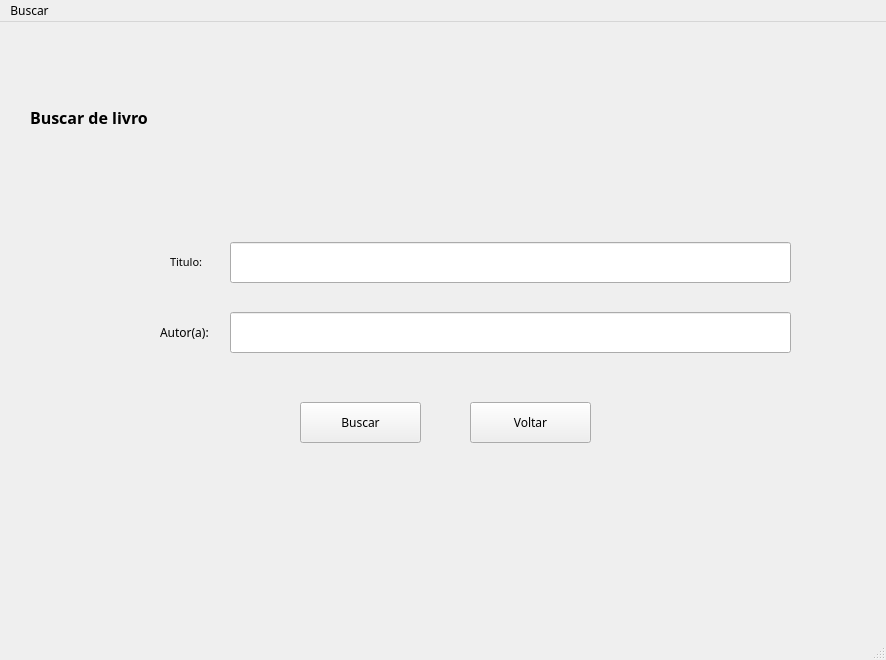
<?xml version="1.0" encoding="UTF-8"?>
<ui version="4.0">
 <class>MainWindow</class>
 <widget class="QMainWindow" name="MainWindow">
  <property name="geometry">
   <rect>
    <x>0</x>
    <y>0</y>
    <width>886</width>
    <height>660</height>
   </rect>
  </property>
  <property name="font">
   <font>
    <family>Miriam CLM</family>
   </font>
  </property>
  <property name="windowTitle">
   <string>MainWindow</string>
  </property>
  <widget class="QWidget" name="centralwidget">
   <widget class="QLabel" name="cadastro">
    <property name="geometry">
     <rect>
      <x>30</x>
      <y>80</y>
      <width>211</width>
      <height>31</height>
     </rect>
    </property>
    <property name="font">
     <font>
      <family>Miriam CLM</family>
      <pointsize>12</pointsize>
      <weight>75</weight>
      <bold>true</bold>
     </font>
    </property>
    <property name="text">
     <string>Buscar de livro</string>
    </property>
   </widget>
   <widget class="QLineEdit" name="Titulo">
    <property name="geometry">
     <rect>
      <x>230</x>
      <y>220</y>
      <width>561</width>
      <height>41</height>
     </rect>
    </property>
   </widget>
   <widget class="QLineEdit" name="Autor">
    <property name="geometry">
     <rect>
      <x>230</x>
      <y>290</y>
      <width>561</width>
      <height>41</height>
     </rect>
    </property>
   </widget>
   <widget class="QLabel" name="titulo">
    <property name="geometry">
     <rect>
      <x>170</x>
      <y>230</y>
      <width>51</width>
      <height>19</height>
     </rect>
    </property>
    <property name="font">
     <font>
      <family>Miriam CLM</family>
      <pointsize>8</pointsize>
     </font>
    </property>
    <property name="text">
     <string>Titulo:</string>
    </property>
   </widget>
   <widget class="QLabel" name="autor">
    <property name="geometry">
     <rect>
      <x>160</x>
      <y>300</y>
      <width>61</width>
      <height>20</height>
     </rect>
    </property>
    <property name="text">
     <string>Autor(a):</string>
    </property>
   </widget>
   <widget class="QPushButton" name="Buscar">
    <property name="geometry">
     <rect>
      <x>300</x>
      <y>380</y>
      <width>121</width>
      <height>41</height>
     </rect>
    </property>
    <property name="text">
     <string>Buscar</string>
    </property>
   </widget>
   <widget class="QPushButton" name="cancelar">
    <property name="geometry">
     <rect>
      <x>470</x>
      <y>380</y>
      <width>121</width>
      <height>41</height>
     </rect>
    </property>
    <property name="text">
     <string>Voltar</string>
    </property>
   </widget>
  </widget>
  <widget class="QMenuBar" name="menubar">
   <property name="geometry">
    <rect>
     <x>0</x>
     <y>0</y>
     <width>886</width>
     <height>31</height>
    </rect>
   </property>
   <widget class="QMenu" name="menuCadastro">
    <property name="title">
     <string>Buscar</string>
    </property>
   </widget>
   <addaction name="menuCadastro"/>
  </widget>
  <widget class="QStatusBar" name="statusbar"/>
 </widget>
 <resources/>
 <connections/>
</ui>
